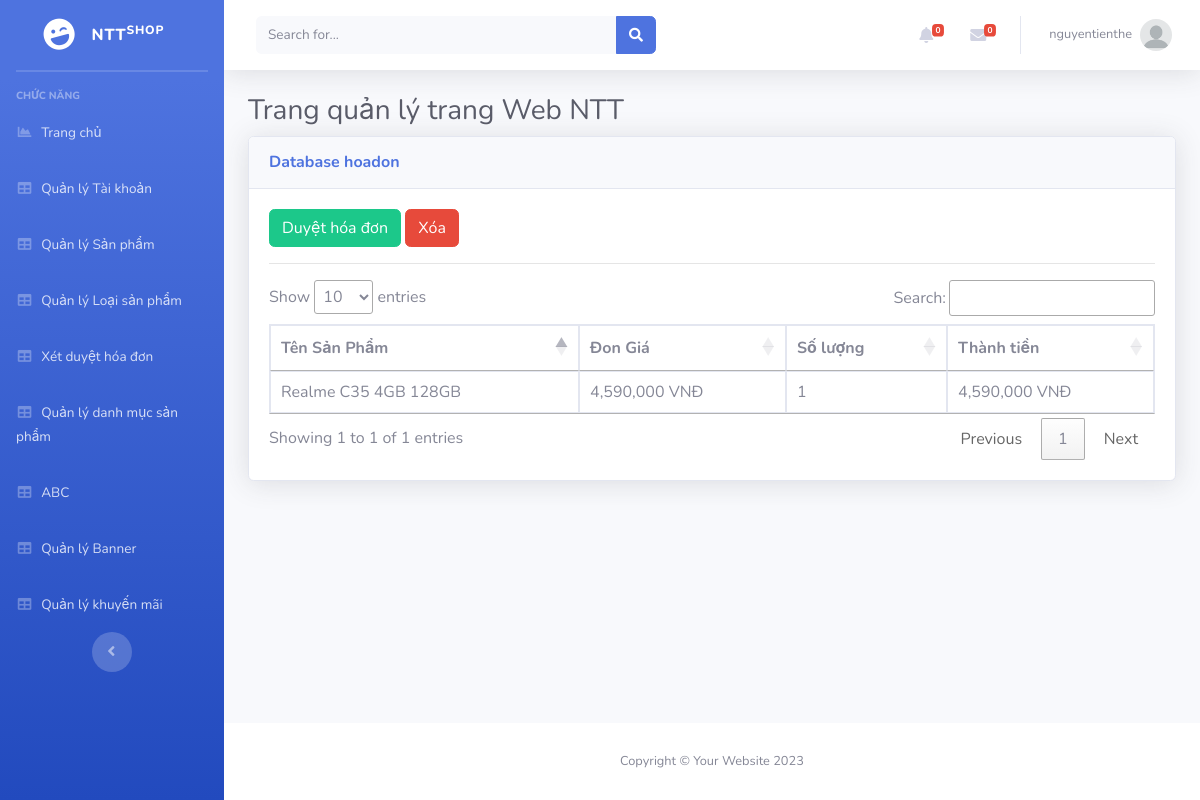
Page /Admin/index.php?mod=hoadon&act=chitiet&id=14 (signed in) on the committed database.
### tables this page shows
CREATE TABLE `chitiethoadon` (
  `MaHD` int(11) NOT NULL,
  `MaSP` int(11) NOT NULL,
  `SoLuong` int(11) NOT NULL,
  `DonGia` float NOT NULL
);

CREATE TABLE `sanpham` (
  `MaSP` int(11) NOT NULL,
  `MaLSP` int(11) NOT NULL,
  `MaDM` int(11) NOT NULL,
  `TenSP` varchar(70) NOT NULL,
  `DonGia` int(11) NOT NULL,
  `SoLuong` int(10) UNSIGNED NOT NULL DEFAULT 1,
  `HinhAnh1` varchar(200) NOT NULL,
  `HinhAnh2` varchar(255) DEFAULT NULL,
  `HinhAnh3` varchar(255) DEFAULT NULL,
  `MaKM` int(11) NOT NULL,
  `ManHinh` varchar(50) DEFAULT NULL,
  `HDH` varchar(50) DEFAULT NULL,
  `CamSau` varchar(50) DEFAULT NULL,
  `CamTruoc` varchar(50) DEFAULT NULL,
  `CPU` varchar(50) DEFAULT NULL,
  `Ram` varchar(50) DEFAULT NULL,
  `Rom` varchar(50) DEFAULT NULL,
  `SDCard` varchar(50) DEFAULT NULL,
  `Pin` varchar(50) DEFAULT NULL,
  `SoSao` int(11) NOT NULL,
  `SoDanhGia` int(11) NOT NULL,
  `TrangThai` int(11) NOT NULL,
  `MoTa` text NOT NULL,
  `ThoiGian` datetime DEFAULT NULL
);

### Admin/MVC/controllers/HoadonController.php (called while the page is built, shortened)
<?php
require_once("MVC/models/hoadon.php");
class HoaDonController
{
    var $hoadon_model;
    public function __construct()
    {
        $this->hoadon_model = new Hoadon();
    }
    function chitiet()
    {
        $id = isset($_GET['id']) ? $_GET['id'] : 1;
        $data = $this->hoadon_model->chitiethoadon($id);
        require_once("MVC/Views/Admin/index.php");
    }
}

### Admin/MVC/Models/connection.php (called while the page is built, shortened)
<?php
    class Connection{
        function __construct()
        {
            $severname ="localhost";
            $username ="root";
            $password ="";
            $db_name ="ntt_shop";
            $this->conn = new mysqli($severname,$username,$password,$db_name);
        }
    }
?>

### Admin/MVC/Models/model.php (called while the page is built, shortened)
<?php
require_once("connection.php");
class Model
{
    function __construct()
    {
        $conn_obj = new Connection();
        $this->conn = $conn_obj->conn;
    }
}

### Admin/MVC/Models/hoadon.php (called while the page is built, shortened)
<?php
require_once("model.php");
class Hoadon extends Model
{
    function chitiethoadon($id){
        $query = "select ct.*, s.TenSP as Ten from chitiethoadon as ct, sanpham as s where ct.MaSP = s.MaSP and ct.MaHD = $id ";
        require("result.php");
        return $data;
    }
}

### Admin/MVC/Models/result.php (called while the page is built)
<?php
$result = $this->conn->query($query);
$data = array();
while ($row = $result->fetch_assoc()) {
    $data[] = $row;
}
?>

### Admin/MVC/Views/hoadon/detail.php (the view, shortened to what this page needs)
<?php if(isset($data) and $data != null){ ?>
<a href="?mod=hoadon&act=xetduyet&id=<?= $data['0']['MaHD'] ?>" class="btn btn-success">Duyệt hóa đơn</a>
<a href="?mod=hoadon&act=delete&id=<?= $data['0']['MaHD'] ?>" onclick="return confirm('Bạn có thật sự muốn xóa ?');" type="button" class="btn btn-danger">Xóa</a>
<?php } ?>
<hr>
<table class="table table-bordered" id="dataTable" width="100%" cellspacing="0">
    <thead>
        <tr>
            <th scope="col">Tên Sản Phẩm</th>
            <th scope="col">Đon Giá</th>
            <th scope="col">Số lượng</th>
            <th scope="col">Thành tiền</th>
        </tr>
    </thead>
    <tbody>
        <?php foreach ($data as $row) { ?>
            <tr>
                <td><?= $row['Ten'] ?></td>
                <td><?= number_format($row['DonGia']) ?> VNĐ</td>
                <td><?= $row['SoLuong'] ?></td>
                <td><?= number_format($row['DonGia'] * $row['SoLuong']) ?> VNĐ</td>
            </tr>
        <?php } ?>
</table>

### rows in the picture
chitiethoadon: MaSP.TenSP "Realme C35 4GB 128GB", DonGia "4,590,000", SoLuong "1", $row['DonGia'] * $row['SoLuong'] "4,590,000"

### other values in the picture
$_SESSION['login']['TaiKhoan'] "nguyentienthe"
$mod "hoadon"
